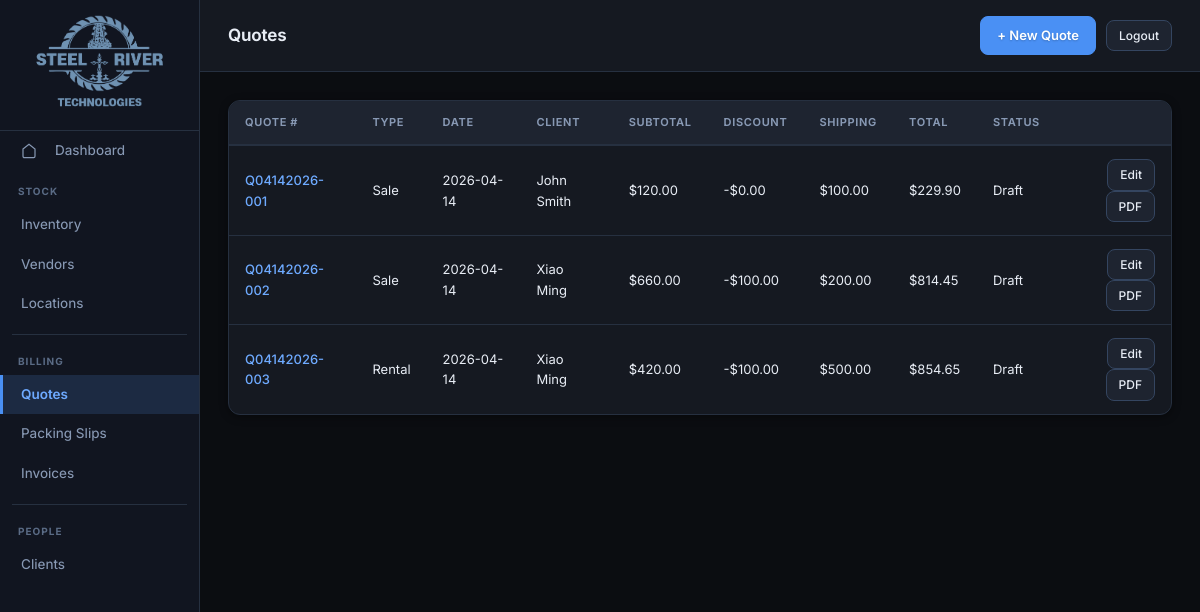
The app's page /quotes/, older data.
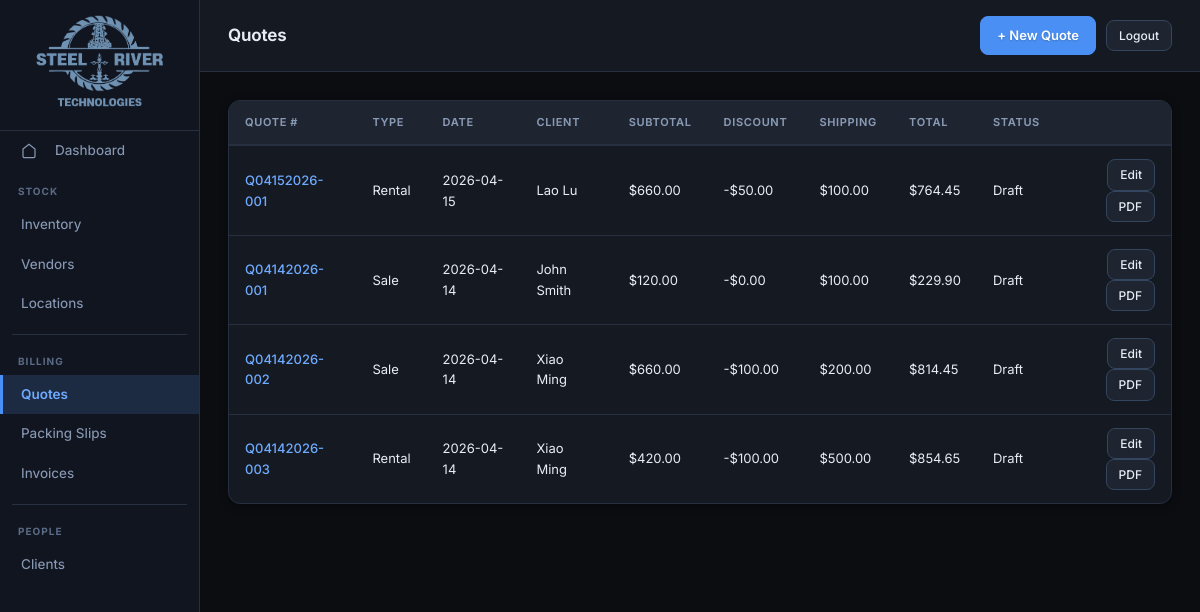
The same page, newer data.
### tables this page shows
CREATE TABLE "Quote" (
    quote_number TEXT PRIMARY KEY,
    quote_type TEXT,
    quote_date TEXT NOT NULL,
    quote_expiration_date TEXT,
    payment_term TEXT,
    ship_to TEXT,
    ship_from TEXT,
    sales_tax_rate REAL DEFAULT 0,
    rental_days INTEGER,
    discount REAL DEFAULT 0,
    shipping_cost REAL DEFAULT 0,
    client_id TEXT,
    created_by TEXT,
    created_at TEXT,
    modified_by TEXT,
    modified_at TEXT
, contact_person TEXT);

CREATE TABLE Clients (
    client_id INTEGER PRIMARY KEY AUTOINCREMENT,
    name TEXT NOT NULL,
    department TEXT,
    company TEXT,
    phone TEXT,
    email TEXT,
    site_address TEXT,
    billing_address TEXT
, created_by TEXT, created_at TEXT, modified_by TEXT, modified_at TEXT);

### app/routes/quotes.py (the view)
@router.get("/", response_class=HTMLResponse)
def quotes_list(request: Request):
    db = get_db()
    quotes = db.execute("""
        SELECT q.*, c.name as client_name
        FROM Quote q
        LEFT JOIN Clients c ON q.client_id = c.client_id
        ORDER BY q.quote_date DESC
    """).fetchall()
    quotes_list = [dict(q) for q in quotes]
    for q in quotes_list:
        items = db.execute(
            "SELECT SUM(quantity * quoted_price) as subtotal FROM Quote_Items WHERE quote_number = ?",
            (q["quote_number"],),
        ).fetchone()
        item_subtotal = float(items["subtotal"]) if items and items["subtotal"] else 0.0
        rental_days = int(q.get("rental_days") or 0)
        if rental_days:
            item_subtotal = item_subtotal * rental_days
        tax_rate = float(q.get("sales_tax_rate") or 0)
        tax = item_subtotal * tax_rate
        discount = float(q.get("discount") or 0)
        shipping = float(q.get("shipping_cost") or 0)
        total = item_subtotal + tax - discount + shipping
        q["subtotal_value"] = item_subtotal
        q["discount_value"] = discount
        q["shipping_value"] = shipping
        q["total_value"] = total
    db.close()
    return templates.TemplateResponse(
        "quotes/list.html", {"request": request, "quotes": quotes_list}
    )

### app/templates/quotes/list.html (shortened to what this page needs)
{% extends "base.html" %}
{% block page_title %}Quotes{% endblock %}
{% set active = "quotes" %}
{% block topbar_actions %}
<a href="/quotes/new" class="btn btn-primary">+ New Quote</a>
{% endblock %}
{% block content %}
{% if quotes %}
<div class="table-wrap">
<table>
  <thead>
    <tr>
      <th>Quote #</th>
      <th>Type</th>
      <th>Date</th>
      <th>Client</th>
      <th>Subtotal</th>
      <th>Discount</th>
      <th>Shipping</th>
      <th>Total</th>
      <th>Status</th>
      <th></th>
    </tr>
  </thead>
  <tbody>
  {% for q in quotes %}
  <tr>
    <td><a href="/quotes/{{ q.quote_number }}">{{ q.quote_number }}</a></td>
    <td>{{ "Sale" if q.quote_type == "SALE" else "Rental" }}</td>
    <td>{{ q.quote_date }}</td>
    <td>{{ q.client_name or "—" }}</td>
    <td>${{ "%.2f"|format(q.subtotal_value|float) }}</td>
    <td>-${{ "%.2f"|format(q.discount_value|float) }}</td>
    <td>${{ "%.2f"|format(q.shipping_value|float) }}</td>
    <td>${{ "%.2f"|format(q.total_value|float) }}</td>
    <td>{{ q.status or "Draft" }}</td>
    <td style="text-align:right;">
      <a href="/quotes/{{ q.quote_number }}" class="btn btn-sm">Edit</a>
      <a href="/quotes/{{ q.quote_number }}/pdf" class="btn btn-sm" target="_blank">PDF</a>
    </td>
  </tr>
  {% endfor %}
  </tbody>
</table>
</div>
{% endif %}
{% endblock %}

### app/templates/base.html (shortened to what this page needs)
<!DOCTYPE html>
<html lang="en">
<head>
  <link rel="stylesheet" href="/static/css/main.css?v=2">
</head>
<body>
<div class="app">
  <nav class="sidebar">
    <div class="sidebar-brand" style="justify-content: center; padding: 12px 10px;">
      <a href="https://steelriver-tech.com/" target="_blank"><img src="/static/img/logo.png" alt="Steel River Technologies" style="max-width: 100%; max-height: 100px; width: auto; height: auto; object-fit: contain;"></a>
    </div>
    <a href="/" class="sidebar-item {% if active=='home' %}active{% endif %}">
      <svg viewBox="0 0 24 24" style="width:16px;height:16px;margin-right:8px;"><path d="M3 9l9-7 9 7v11a2 2 0 0 1-2 2H5a2 2 0 0 1-2-2z"/></svg>
      Dashboard
    </a>
    <div class="sidebar-group">
      <div class="sidebar-label">Stock</div>
      <a href="/inventory/" class="sidebar-item {% if active=='inventory' %}active{% endif %}">
        Inventory
      </a>
      <a href="/vendors/" class="sidebar-item {% if active=='vendors' %}active{% endif %}">
        Vendors
      </a>
      <a href="/locations/" class="sidebar-item {% if active=='locations' %}active{% endif %}">
        Locations
      </a>
    </div>
    <div class="sidebar-divider"></div>
    <div class="sidebar-group">
      <div class="sidebar-label">Billing</div>
      <a href="/quotes/" class="sidebar-item {% if active=='quotes' %}active{% endif %}">
        Quotes
      </a>
      <a href="/packing-slips/" class="sidebar-item {% if active=='packing_slips' %}active{% endif %}">
        Packing Slips
      </a>
      <a href="/invoices/" class="sidebar-item {% if active=='invoices' %}active{% endif %}">
        Invoices
      </a>
    </div>
    <div class="sidebar-divider"></div>
    <div class="sidebar-group">
      <div class="sidebar-label">People</div>
      <a href="/clients/" class="sidebar-item {% if active=='clients' %}active{% endif %}">
        Clients
      </a>
    </div>
  </nav>
  <div class="main">
    <div class="topbar">
      <div>
        <div class="topbar-title">{% block page_title %}{% endblock %}</div>
      </div>
      <div class="topbar-actions">
        {% block topbar_actions %}{% endblock %}
        <a href="/logout" class="btn btn-sm">Logout</a>
      </div>
    </div>
    <div class="content">
      {% block content %}{% endblock %}
    </div>
  </div>
</div>
</body>
</html>

### app/static/css/main.css (style rules this page uses)
:root { --bg: #0b0d11; --surface: #151921; --surface2: #1e2430; --surface3: #283040; --surface-hover:#263040; --sidebar-bg: #111520; --sidebar-hover:#1a2235; --sidebar-active:#1c2a42; --border: #263040; --border2: #344560; --border-light:#45567a; --text: #e8edf5; --text2: #8899b4; --text3: #5a6b85; --text-muted: #3d4e68; --accent: #4a90f4; --accent2: #6eaaff; --accent-bg: rgba(74, 144, 244, 0.12); --accent-border:rgba(74, 144, 244, 0.35); --red: #f05545; --red-soft: #ff8a80; --red-bg: rgba(240, 85, 69, 0.12); --green: #2ecc71; --green-soft: #7defa0; --green-bg: rgba(46, 204, 113, 0.12); --amber: #f5a623; --amber-soft: #ffd166; --amber-bg: rgba(245, 166, 35, 0.12); --purple: #b07af5; --purple-bg: rgba(176, 122, 245, 0.12); --cyan: #26d9e6; --cyan-bg: rgba(38, 217, 230, 0.12); --font: 'Inter', system-ui, -apple-system, sans-serif; --mono: 'JetBrains Mono', 'Consolas', monospace; --radius: 8px; --radius-lg: 12px; --radius-xl: 16px; --shadow: 0 2px 8px rgba(0,0,0,0.4); --shadow-lg: 0 8px 24px rgba(0,0,0,0.5); --shadow-glow: 0 0 24px rgba(74, 144, 244, 0.15); --transition-fast: 0.15s cubic-bezier(0.4, 0, 0.2, 1); --transition: 0.2s cubic-bezier(0.4, 0, 0.2, 1); }
*, *::before, *::after { box-sizing: border-box; margin: 0; padding: 0; }
html, body { height: 100%; background: var(--bg); color: var(--text); font-family: var(--font); font-size: 14px; line-height: 1.6; -webkit-font-smoothing: antialiased; -moz-osx-font-smoothing: grayscale; }
a { color: var(--accent2); text-decoration: none; transition: color var(--transition-fast); }
.app { display: flex; height: 100vh; overflow: hidden; }
.sidebar { width: 200px; flex-shrink: 0; background: var(--sidebar-bg); border-right: 1px solid var(--border); display: flex; flex-direction: column; overflow-y: auto; }
.sidebar-brand { display: flex; align-items: center; gap: 10px; padding: 18px 16px 14px; border-bottom: 1px solid var(--border); }
.sidebar-group { padding: 8px 0 4px; }
.sidebar-label { font-size: 10px; font-weight: 700; letter-spacing: 0.1em; text-transform: uppercase; color: var(--text3); padding: 4px 18px 6px; }
.sidebar-item { display: flex; align-items: center; gap: 10px; padding: 9px 18px; font-size: 13.5px; color: var(--text2); text-decoration: none; border-radius: 0; transition: all var(--transition); border-left: 3px solid transparent; font-weight: 450; }
.sidebar-item.active { background: var(--sidebar-active); color: var(--accent2); border-left-color: var(--accent); font-weight: 600; }
.sidebar-item svg { width: 15px; height: 15px; flex-shrink: 0; stroke: currentColor; fill: none; stroke-width: 1.8; }
.sidebar-divider { height: 1px; background: var(--border); margin: 6px 12px; }
.main { flex: 1; display: flex; flex-direction: column; overflow: hidden; }
.topbar { padding: 16px 28px; border-bottom: 1px solid var(--border); display: flex; align-items: center; justify-content: space-between; background: var(--surface); flex-shrink: 0; }
.topbar-title { font-size: 17px; font-weight: 650; color: var(--text); letter-spacing: -0.01em; }
.topbar-actions { display: flex; gap: 10px; align-items: center; }
.content { flex: 1; overflow-y: auto; padding: 28px; background: var(--bg); }
.btn { display: inline-flex; align-items: center; gap: 6px; padding: 8px 16px; font-size: 13px; font-family: var(--font); font-weight: 500; border-radius: var(--radius); cursor: pointer; border: 1px solid var(--border2); background: var(--surface2); color: var(--text); text-decoration: none; transition: all var(--transition); white-space: nowrap; }
.btn-primary { background: var(--accent); border-color: var(--accent); color: #fff; font-weight: 600; text-shadow: 0 1px 2px rgba(0,0,0,0.2); }
.btn-sm { padding: 5px 12px; font-size: 12px; }
.table-wrap { overflow-x: auto; border: 1px solid var(--border); border-radius: var(--radius-lg); background: var(--surface); box-shadow: var(--shadow); }
table { width: 100%; border-collapse: collapse; }
thead th { background: var(--surface2); color: var(--text2); font-size: 11px; font-weight: 650; letter-spacing: 0.06em; text-transform: uppercase; padding: 13px 16px; text-align: left; border-bottom: 2px solid var(--border); white-space: nowrap; }
tbody tr { border-bottom: 1px solid var(--border); transition: background var(--transition-fast); }
tbody tr:last-child { border-bottom: none; }
tbody td { padding: 13px 16px; font-size: 13px; color: var(--text); vertical-align: middle; }
td a { color: var(--accent2); text-decoration: none; font-weight: 500; }

Row changes from the older to the newer data that the page shows:
added Quote: quote_number "Q04152026-001", quote_type "Rental", quote_date "2026-04-15", name "Lao Lu", subtotal_value "660.00", discount_value "50.00", shipping_value "100.00", total_value "764.45", status "Draft"
